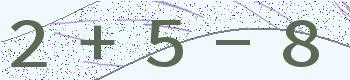
#> input picture dataset/data_1/0000.jpg, 350 x 80 px, found by its file name
$ python pre_solve.py
#> lines starting #> are read from the running program, lines starting #| are printed output that depends on the picture; after the words box and inside, x2 and y2 are one past the last pixel; in counts of white or black regions, pixels touching at a corner belong together
from skimage import color, filters, io
from skimage.morphology import disk
from skimage.morphology import square
from skimage import restoration
from skimage import morphology
from skimage import transform
import numpy as np
import json
import sys

try:
    json_file = open('params.json', 'r')
#> (reads captcha1/params.json from the repository)
    params = json.load(json_file)
except IOError:
    print('找不到配置文件params.json！')
    sys.exit(0)
else:
    json_file.close()

TRAIN_DATA_PATH = params['trainDataDir']
TOTAL_COUNT = params['totalCount']
SAVE_DIR = params['presolvedDataSaveDir']

print('原图片地址', TRAIN_DATA_PATH)
print('图片总数', TOTAL_COUNT)
print('预处理图片存放地址', SAVE_DIR)


def remove_dot(image, epoch=3):
    image_temp = image.copy()
    h, w = image_temp.shape

    for x in range(h):
        image_temp[x, w - 1] = 1
        image_temp[x, 0] = 1
    for y in range(w):
        image_temp[0, y] = 1
        image_temp[h - 1, y] = 1

    step = 0
    while step < epoch:
        for y in range(1, w - 1):
            for x in range(1, h - 1):
                count = 0
                if image_temp[x, y - 1] == 1:
                    count = count + 1
                if image_temp[x, y + 1] == 1:
                    count = count + 1
                if image_temp[x - 1, y] == 1:
                    count = count + 1
                if image_temp[x + 1, y] == 1:
                    count = count + 1
                if image_temp[x + 1, y + 1] == 1:
                    count = count + 1
                if image_temp[x + 1, y - 1] == 1:
                    count = count + 1
                if image_temp[x - 1, y + 1] == 1:
                    count = count + 1
                if image_temp[x - 1, y - 1] == 1:
                    count = count + 1
                if count > 4:
                    image_temp[x, y] = 1
        step += 1
    return image_temp


def split_image(img):
    h, w = img.shape
    ver_list = []
    for x in range(w):
        black = 0
        for y in range(h):
            if img[y, x] == 0:
                black += 1
        ver_list.append(black)
    l, r = 0, 0
    flag = False
    cuts = []
    for i, count in enumerate(ver_list):
        if flag is False and count > 0:
            l = i
            flag = True
        if flag and count < h * 0.05:
            r = i - 1
            flag = False
            cuts.append((l, r))

    return cuts


index = 0
split_record = open('split_record.txt', 'w')
h, w = color.rgb2gray(io.imread(TRAIN_DATA_PATH + '0000.jpg')).shape
#> h = 80; w = 350
while index < TOTAL_COUNT:

    img_name = str(index).zfill(4) + '.jpg'
    img = color.rgb2gray(io.imread(TRAIN_DATA_PATH + img_name))
#> img: shape (80, 350) float64; min 0.0558, max 1, mean 0.877
    img = transform.resize(img, (80, 350))

    threshold = filters.threshold_otsu(img)
#> threshold = 0.699
    new_image = (img > threshold) * 1.0
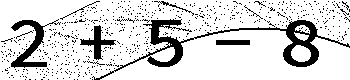
#> new_image: shape (80, 350) float64; values 0 (black) and 1 (white), 83.9% white; 614 black regions (606 under 20 px), largest, box (x1, y1, x2, y2) and area: (92, 19, 350, 80) 2142, (11, 19, 61, 68) 687, (80, 25, 116, 60) 382

    new_image = remove_dot(new_image)
#> after the loop in remove_dot, `for x in range(h):`: image_temp: shape (80, 350) float64; values 0 (black) and 1 (white), 83.9% white; 612 black regions (604 under 20 px), largest, box (x1, y1, x2, y2) and area: (92, 19, 349, 80) 2140, (11, 19, 61, 68) 687, (80, 25, 116, 60) 382
#> after the loop in remove_dot, `for y in range(w):`: image_temp: shape (80, 350) float64; values 0 (black) and 1 (white), 83.9% white; 605 black regions (597 under 20 px), largest, box (x1, y1, x2, y2) and area: (96, 19, 349, 79) 2130, (11, 19, 61, 68) 687, (80, 25, 116, 60) 382
#> after the loop in remove_dot, `while step < epoch:`:
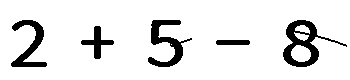
#> image_temp: shape (80, 350) float64; values 0 (black) and 1 (white), 89.8% white; 5 black regions, box (x1, y1, x2, y2) and area: (283, 20, 347, 67) 935, (148, 20, 192, 67) 740, (11, 20, 47, 67) 648, (81, 26, 114, 59) 353, (216, 40, 250, 45) 166
    # test = filters.median(new_image, disk(3))
    new_image = morphology.dilation(new_image, square(4))
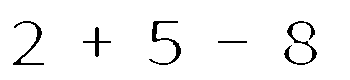
#> new_image: shape (80, 350) float64; values 0 (black) and 1 (white), 96% white; 5 black regions, box (x1, y1, x2, y2) and area: (284, 21, 317, 65) 339, (149, 21, 181, 65) 307, (13, 21, 44, 65) 256, (83, 27, 111, 57) 164, (218, 41, 247, 43) 58
    new_image = morphology.erosion(new_image, square(4))
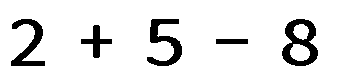
#> new_image: shape (80, 350) float64; values 0 (black) and 1 (white), 90.4% white; 5 black regions, box (x1, y1, x2, y2) and area: (282, 19, 318, 66) 841, (147, 19, 182, 66) 703, (11, 19, 45, 66) 637, (81, 25, 112, 58) 347, (216, 39, 248, 44) 160

    cuts = split_image(new_image)
#> cuts = [(11, 44), (81, 111), (147, 181), (216, 247), (282, 317)]
    img_dir = str(index).zfill(4) + '_'
    split_order = 0
    for l, r in cuts:
        split_width = r - l + 1
        if split_width <= w * 0.06:
            continue
        if (h - split_width) % 2 == 1:
            left_pixel = int((h - split_width) / 2)
            right_pixel = int((h - split_width) / 2) + 1
        else:
            left_pixel = right_pixel = int((h - split_width) / 2)
        left_blank = np.full((h, left_pixel), 1, np.uint8)
        right_blank = np.full((h, right_pixel), 1, np.uint8)
        final_img = np.concatenate((left_blank, new_image[:, l:r], right_blank), axis=1)
        split_img_name = str(split_order) + '.jpg'
        io.imsave(SAVE_DIR + img_dir + split_img_name, final_img)
        split_order += 1
#> this loop made 5 passes
#> (l, r, split_width, left_pixel, right_pixel, split_img_name) on passes 1 to 5: (11, 44, 34, 23, 23, '0.jpg'), (81, 111, 31, 24, 25, '1.jpg'), (147, 181, 35, 22, 23, '2.jpg'), (216, 247, 32, 24, 24, '3.jpg'), (282, 317, 36, 22, 22, '4.jpg')
#> pass 1, `final_img = np.concatenate((left_blank, new_image[:, l:r], right_blank..`:
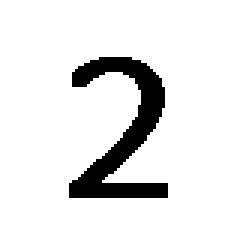
#> final_img: shape (80, 79) float64 (shown 3 times larger); values 0 (black) and 1 (white), 90% white; 1 black region, box (x1, y1, x2, y2) and area: (23, 19, 56, 66) 632
#> after the loop, split_order = 5
#> (the run stopped early here; a loop or call above may not have finished)
